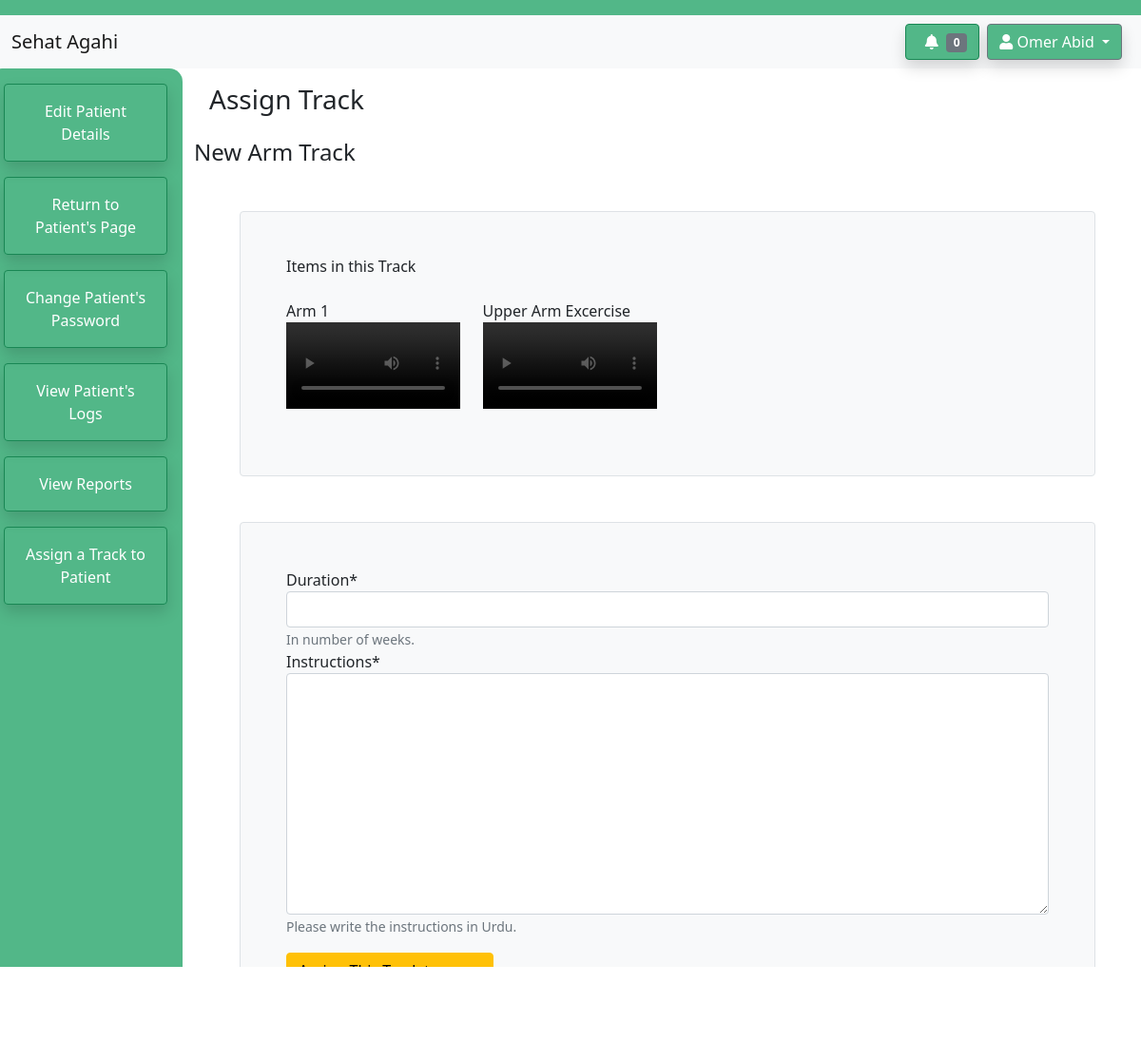
The page /sehatagahiapp/patient/2/track/2/assign (signed in) on the database its author committed.
### sehatagahiapp/models.py (models this page shows, shortened)
class Therapist(models.Model):
    user = models.OneToOneField(User, on_delete=models.CASCADE)
    Name = models.CharField(max_length=64)
    MobileNumber = models.CharField(max_length=11)
    WorkEmail = models.CharField(max_length=64)
    SecurityQs1 = models.CharField(max_length=64)
    SecurityQs2 = models.CharField(max_length=64)
    def getMyPatients(self):
        allPatients = Patient.objects.all()
        myPatients = []
        for patient in allPatients:
            if patient.Therapist == self:
                myPatients.append(patient)
        return myPatients
    def getNumberOfUnreadLogs(self):
        patientList = self.getMyPatients()
        logs = PatientLog.objects.filter(user_ID__in=patientList,isRead = False)
        nUnreadLogs = logs.count()
        return nUnreadLogs

class Track(models.Model):
    user_ID = models.ForeignKey(Therapist, on_delete=models.SET_NULL, null=True, related_name="Track")
    Name = models.CharField(max_length=64)
    Items = models.ManyToManyField(Item)

class Item(models.Model):
    user_ID = models.ForeignKey(Therapist, on_delete=models.SET_NULL, null=True, related_name="Items")
    Name = models.CharField(max_length=64)
    FilePath = models.FileField(upload_to="Items/")
    Type= models.CharField(max_length=64)

class Patient(models.Model):
    user_ID = models.OneToOneField(User, on_delete=models.CASCADE, primary_key=True)
    Name = models.CharField(max_length=64)
    FatherName = models.CharField(max_length=64)
    DOB = models.DateField()
    Area = models.CharField(max_length=64)
    Gender = models.CharField(max_length=64)
    MobileNumber = models.CharField(max_length=11)
    ConditionTags = models.CharField(max_length=64)
    Therapist = models.ForeignKey(Therapist, on_delete=models.SET_NULL, null=True, related_name="Patients")

### sehatagahiapp/views.py (the view)
# urls.py: path("patient/<int:patient_pk>/track/<int:track_pk>/assign", views.assignTracktoPatient, name="assign-track"),
@login_required
def assignTracktoPatient(request,patient_pk,track_pk):
    therapist = request.user.getTherapist()
    track = get_object_or_404(Track, pk = track_pk)
    trackItems = track.Items.all()
    patient = get_object_or_404(Patient, pk = patient_pk)
    if request.method == 'POST':
        form = TrackAssignForm(request.POST)
        if form.is_valid():
            patient_track = PatientTrack(
                user_ID = patient,
                Track_ID = track,
                Duration = form.cleaned_data['duration'],
                Notes = form.cleaned_data['notes']
            )
            patient_track.save()
            return HttpResponseRedirect(reverse('therapist-patient-page', kwargs = {"pk" : patient_pk }))
    else:
        form = TrackAssignForm()
    context = {
        'heading': "Assign Track",
        'name': therapist.Name,
        'sidebarOptions': therapistPatientOptions,
        'patient' : patient,
        'track' : track,
        'trackItems' : trackItems,
        'form' : form,
        'nUnread': therapist.getNumberOfUnreadLogs()
    }
    return render(request, 'sehatagahiapp/therapist-assign-track.html', context)

### sehatagahiapp/forms.py
class TrackAssignForm(forms.Form):
    duration = forms.IntegerField(label="Duration" ,help_text ='In number of weeks.', max_value = 10)
    notes = forms.CharField(label='Instructions', max_length=1000, widget =forms.Textarea, help_text = "Please write the instructions in Urdu.")

### sehatagahiapp/models.py (called while the page is built)
    def  getTherapist(self):
        if  self.is_therapist:
            allTherapists = Therapist.objects.all()
            for therapist in allTherapists:
                if therapist.user == self:
                    return therapist
            return None
        return None

### sehatagahiapp/templates/sehatagahiapp/therapist-assign-track.html (shortened to what this page needs)
{% extends 'sehatagahiapp/dashboard-outline.html' %}
{% load crispy_forms_tags %}
{% block notification %}
    <a href="{% url 'view-unread-logs' %}"><button type="button" class="btn btn-success shadow" style="background-color: #52b788;">
        <i class="fas fa-bell px-2"></i><span class="badge bg-secondary">{{ nUnread }}</span>
    </button></a>
{% endblock %}
{% block sidebar %}
              {% for link, option in sidebarOptions.items %}
              <button class="btn btn-outline-success shadow p-3 mb-3" type="button"><a href="{% url link patient.pk %}" class="text-white text-decoration-none">{{option}}</a></button>
              {% endfor %}
{% endblock %}
{% block content %}
<h4>{{ track.Name }}</h4>
<div class="border rounded bg-light m-5 p-5">
    <div class = "row">
        <h6>Items in this Track</h6>
    </div>
    <div class= "row ">
    {% if trackItems %}
    {% for x in trackItems %}
    {% if forloop.counter|divisibleby:4 %}
      <div class="col-md-3 col-sm-12 my-3">
        <div>
        {{x.Name}}
        {% if  x.Type == '1' %}
     <video  width="100%" height="100%" controls="controls" >
          <source src="{{x.FilePath.url}}" type="video/mp4" />
      </video>
        {% elif x.Type == '2' %}
          <img  src="{{x.FilePath.url}}"  width="100%" height="100%">
        {% elif x.Type == '3' %}
        <iframe src="{{x.FilePath.url}}"  width="100%" height="100%">
      </iframe>
        {% endif %}
      </div>
        </div>
    </div>
      {% if not forloop.last %}
      <div class="row ">
      {% endif %}
    {% else %}
      <div class="col-md-3 col-sm-12 my-3">
        <div>
        {{x.Name}}
      {% if  x.Type == '1' %}
      <video  width="100%" height="100%" controls="controls" >
          <source src="{{x.FilePath.url}}" type="video/mp4" />
      </video>
        {% elif x.Type == '2' %}
          <img  src="{{x.FilePath.url}}"  width="100%" height="100%">
        {% elif x.Type == '3' %}
        <iframe  src="{{x.FilePath.url}}"  width="100%" height="100%">
      </iframe>
        {% endif %}
      </div>
        </div>
    {% endif %}
    {% endfor %}
    {% else %}
    <div class="container border rounded bg-light mr-5">
      <p>No Items in this Track yet! Add items from below.</p>
    </div>
    {% endif %}
    </div>
</div>
<div class="border rounded bg-light m-5 p-5">
<form action="{% url 'assign-track' patient.pk track.pk %}" method="post">
    {{ form|crispy }}
    <button type="submit" class="btn btn-warning mt-3">Assign This Track to {{ patient.Name }}</button>
</form>
</div>
{% endblock %}

### sehatagahiapp/templates/sehatagahiapp/dashboard-outline.html (shortened to what this page needs)
<!doctype html>
<html lang="en">
  <head>
    <link href="https://cdn.jsdelivr.net/npm/bootstrap@5.0.0-beta3/dist/css/bootstrap.min.css" rel="stylesheet">
    <link rel="stylesheet" href="https://use.fontawesome.com/releases/v5.7.0/css/all.css">
    {% load static %}
    <link rel="stylesheet" href="{% static 'sehatagahiapp/make-track.js' %}">
  </head>
  <body>
      <nav class = "navbar" style="background-color: #52b788;" ></nav>
      <nav class = "navbar navbar-light bg-light">
        <div class="container-fluid">
        <a class="navbar-brand" href="{% url 'therapist-dashboard' %}">Sehat Agahi</a>
        <div class="d-flex flex-row">
        {% block notification %}
        {% endblock %}
        <div class="dropdown px-2">
            <a class="btn btn-secondary dropdown-toggle shadow" style="background-color: #52b788" href="#" role="button" id="dropdownMenuLink" data-bs-toggle="dropdown" aria-expanded="false">
               <i class="fas fa-user"></i> {{ name }}
            </a>
          </div>
        </div>
        </div>
      </nav>
      <div class="row">
      <nav class="nav navbar-expand-sm navbar-expand-md text-white p-3 col-sm-12 col-lg-2" style="background-color: #52b788; border-radius: 14px;">
          <div class="collapse navbar-collapse" id="navbarSupportedContent">
          <ul class="nav nav-pills flex-column mb-auto">
              {% block sidebar %}
              {% endblock %}
          </ul>
        </div>
    </nav>
    <div class="col-sm-12 col-lg-10">
        <h3 class="p-3">{{ heading }}</h3>
        {% block content %}
        {% endblock %}
    </div>
    </div>
 </body>
</html>

### rows shown on the page
Therapist: Name "Omer Abid"
Track: Name "New Arm Track"
Item: Name "Arm 1"
Item: Name "Upper Arm Excercise"
Patient: Name "maaz"

### other values the page prints
{{ nUnread }} "0"
{{ option }} "Edit Patient Details" "Return to Patient's Page" "Change Patient's Password" "View Patient's Logs" "View Reports" "Assign a Track to Patient"
{{ heading }} "Assign Track"
